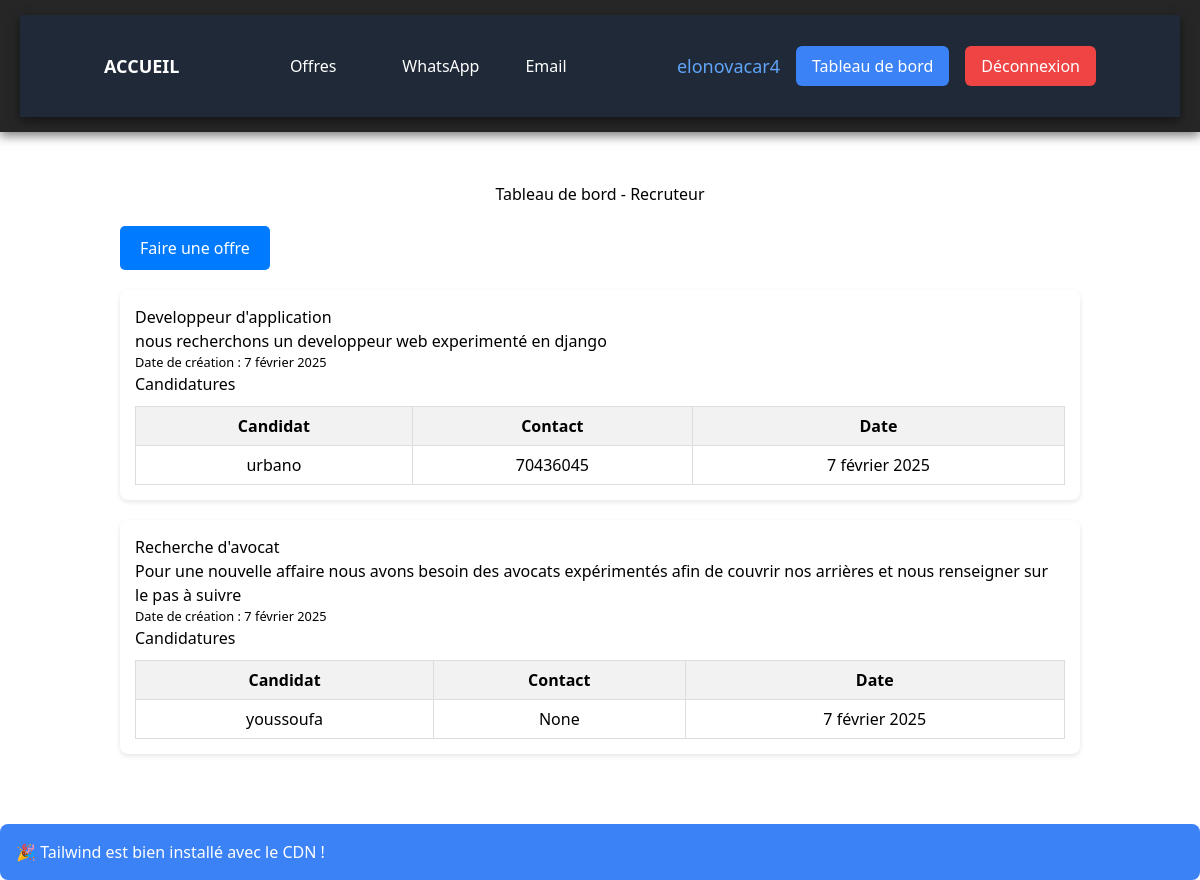
Screenshot of /dashboard/ (signed in) with the database file from the repository.
### offers/models.py (models this page shows, shortened)
class Offre(models.Model):
    categorie = models.ForeignKey(Categorie, on_delete=models.CASCADE)
    recruteur =  models.ForeignKey(Recruteur, on_delete=models.CASCADE)
    nom = models.CharField(max_length=128)
    description = models.TextField()
    renumeration_min = models.PositiveIntegerField()
    renumeration_max = models.PositiveIntegerField()
    type_de_contrat = models.CharField(max_length=10, choices=[("FREELANCE","Freelance"),("STAGE","Stage"),("CDD","CDD"),("CDI","CDI")])
    niveau_requis = models.CharField(max_length=128)

class PostOffre(models.Model):
    candidat = models.ForeignKey(Candidat,on_delete=models.CASCADE)
    offre = models.ForeignKey(Offre,on_delete=models.CASCADE)
    date = models.DateField(default=date.today)
    deja_poste = models.BooleanField(default = False)
    status = models.CharField(max_length=10,default = "En cours", choices=[('EN_COURS', 'En cours'), ('ACCEPTE', 'Accepté'), ('REFUSE', 'Refusé')])

class Candidat(models.Model):
    user = models.OneToOneField(AUTH_USER_MODEL, on_delete=models.CASCADE, related_name='candidat',null=True)
    nom = models.CharField(max_length=50)
    prenom = models.CharField(max_length=50)
    email = models.EmailField()
    tel = models.PositiveIntegerField(null=True)
    date_naissance = models.DateField()
    niveau_d_etude = models.CharField(max_length=30)
    specialite = models.CharField(max_length=30)
    cv_ou_attestation = models.FileField(upload_to="dossier/", blank=True, null=True)

### user/views.py (the view)
@login_required
def dashboard_recruteur(request):
    recruteur_id = request.user.recruteur.id
    print("recruteur_id: ",recruteur_id)
    offres = Offre.objects.filter(recruteur=recruteur_id).prefetch_related('postoffre_set')
    context = {
        'offres': offres,
    }
    return render(request, 'user/recruteur_dashboard.html', context)

### user/templates/user/recruteur_dashboard.html (shortened to what this page needs)
{% extends 'base.html' %}
{% block content %}
<div class="dashboard-container">
    <h1>Tableau de bord - Recruteur</h1>
    <a href="{% url 'create_offre' %}" class="btn">Faire une offre</a>
    {% for offre in offres %}
    <div class="offre-card">
        <h2>{{ offre.nom }}</h2>
        <p>{{ offre.description }}</p>
   <p><small>Date de création : {{ offre.postoffre_set.last.date }}</small></p>
        <h3>Candidatures</h3>
        {% if offre.postoffre_set.all %}
            <table class="table-offres">
                <thead>
                    <tr>
                        <th>Candidat</th>
                        <th>Contact</th>
                        <th>Date</th>
                    </tr>
                </thead>
                <tbody>
                {% for post in offre.postoffre_set.all %}
                    <tr>
                        <td>{{ post.candidat.nom }}</td>
                        <td>{{ post.candidat.tel }}</td>
                        <td>{{ post.date }}</td>
                    </tr>
                {% endfor %}
                </tbody>
            </table>
        {% else %}
            <p>Aucune candidature pour cette offre.</p>
        {% endif %}
    </div>
    {% empty %}
        <p>Aucune offre publiée.</p>
    {% endfor %}
</div>
<div class="bg-blue-500 text-white p-4 rounded-lg">
    🎉 Tailwind est bien installé avec le CDN !
</div>
{% endblock %}

### static/base.css (style rules this page uses)
body { margin: 0; padding: 0; background-image: display: flex; flex-direction: column; min-height: 100vh; }

### user/templates/user/recruteur_dashboard.html (style rules this page uses)
.dashboard-container { max-width: 1000px; margin: 30px auto; padding: 20px; }
.dashboard-container h1 { text-align: center; margin-bottom: 20px; }
.btn { display: inline-block; background-color: #007bff; color: white; padding: 10px 20px; text-decoration: none; border-radius: 5px; margin-bottom: 20px; }
.offre-card { background: #fff; border-radius: 8px; padding: 15px; margin-bottom: 20px; box-shadow: 0 2px 5px rgba(0,0,0,0.1); }
.offre-card h2 { margin-top: 0; }
.table-offres { width: 100%; border-collapse: collapse; margin-top: 10px; }
.table-offres th, .table-offres td { border: 1px solid #ddd; padding: 8px; text-align: center; }
.table-offres th { background-color: #f2f2f2; }

### rows the page displays
Offre: nom "Developpeur d'application", description "nous recherchons un developpeur web experimenté en django", postoffre_set.last "7 février 2025"
PostOffre: candidat.nom "urbano", candidat.tel "70436045", date "7 février 2025"
Offre: nom "Recherche d'avocat", description "Pour une nouvelle affaire nous avons besoin des avocats expérimentés afin de couvrir nos arrières et nous renseigner sur le pas à suivre", postoffre_set.last "7 février 2025"
PostOffre: candidat.nom "youssoufa", candidat.tel "None", date "7 février 2025"
